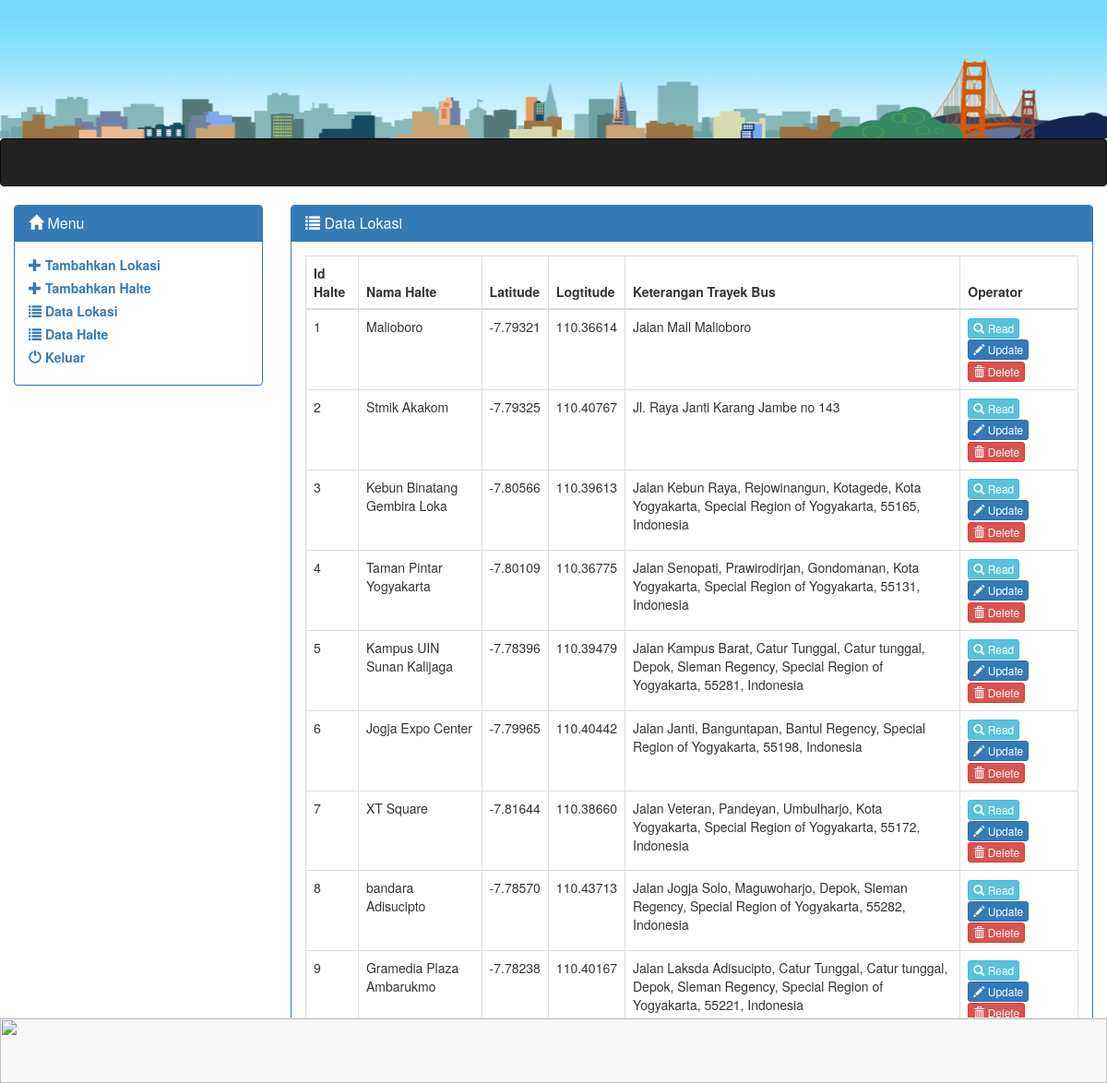
The page /admin/data_lokasi.php on the database its author committed.
### tables this page shows
CREATE TABLE IF NOT EXISTS `data_lokasi` (
  `id_lokasi` int(100) NOT NULL,
  `nama_lokasi` varchar(50) NOT NULL,
  `latitude` varchar(20) NOT NULL,
  `logtitude` varchar(20) NOT NULL,
  `keterangan` varchar(200) NOT NULL
);

### admin/data_lokasi.php (the view, shortened to what this page needs)
<?php
	include 'koneksi.php';
 ?>
<!DOCTYPE html>
<html>
<head>
	<link rel="stylesheet" href="node_modules/bootstrap/css/bootstrap.min.css">
</head>
<body>
<img src="gambar/bener1.png"  style="width: 100%; height: 150px;" align="center">
<nav class="navbar navbar-inverse">
		<div class="container-fluid">
			<a class="navbar-brand"></a>
		</div>
	</nav>
<div class=" col-md-3">
	<div class="panel panel-primary">
		<div class="panel-heading">
			<h3 class="panel-title"><span class="glyphicon glyphicon-home" aria-hidden="true"></span> Menu</h3>
		</div>
		<div class="panel-body">
			<label><a href="Tambahkan_lokasi.php"> <span class="glyphicon glyphicon-plus" aria-hidden="true"></span> Tambahkan Lokasi</a></label>
			<br>
			<label><a href="Tambahkan_halte.php"><span class="glyphicon glyphicon-plus" aria-hidden="true"></span> Tambahkan Halte</a></label>
			<br>
			<label><a href="data_lokasi.php"><span class="glyphicon glyphicon-list" aria-hidden="true"></span> Data Lokasi</a></label>
			<br>
			<label><a href="data_halte.php"><span class="glyphicon glyphicon-list" aria-hidden="true"></span> Data Halte</a></label>
			<br>
			<label><a href="admin.php"><span class="glyphicon glyphicon-off" aria-hidden="true"></span> Keluar</a></label>
		</div>
	</div>
</div>
<div class="col-md-9">
	<div class="panel panel-primary">
		<div class="panel-heading">
			<h3 class="panel-title"><span class="glyphicon glyphicon-list" aria-hidden="true"></span> Data Lokasi</h3>
		</div>
		<div class="panel-body">
			<table class="table table-bordered table-hover">
				<thead>
					<tr>
						<th>Id Halte</th>
						<th>Nama Halte</th>
						<th>Latitude</th>
						<th>Logtitude</th>
						<th>Keterangan Trayek Bus</th>
						<th>Operator</th>
					</tr>
				</thead>
				<tbody>
					<?php
					$query = "SELECT * FROM data_lokasi";
					$result = mysqli_query($con, $query);
					while($row=mysqli_fetch_array($result)){
						echo '<tr>';
						echo '<td>'. $row['id_lokasi'] . '</td>';
						echo '<td>'. $row['nama_lokasi'] . '</td>';
						echo '<td>'. $row['latitude'] . '</td>';
						echo '<td>'. $row['logtitude'] .'</td>';
						echo '<td>'. $row['keterangan'] . '</td>';
						echo '<td><a class="btn btn-xs btn-info" href="tampil.php?id_lokasi='. $row['id_lokasi'] . '"> <span class="glyphicon glyphicon-search" aria-hidden="true"></span> Read</a>
								   <a class="btn btn-xs btn-primary" href="edit_lokasi.php?id_lokasi='. $row['id_lokasi'] . '"><span class="glyphicon glyphicon-pencil" aria-hidden="true"></span> Update</a>
								   <a class="btn btn-xs btn-danger" href="hapus.php?id_lokasi='. $row['id_lokasi'] . '"><span class="glyphicon glyphicon-trash" aria-hidden="true"></span> Delete</a>
							  </td>';
						echo '</tr>';
					}
				?>
				</tbody>
        	</div>
		</div>
	</div>
<nav class="navbar navbar-default navbar-fixed-bottom" role="navigation">
		<img src="gambar/footer.png"  style="width: 100%; height: 70px;" >
</nav>
</body>
</html>

### rows shown on the page
data_lokasi: id_lokasi "1", nama_lokasi "Malioboro", latitude "-7.79321", logtitude "110.36614", keterangan "Jalan Mall Malioboro"
data_lokasi: id_lokasi "2", nama_lokasi "Stmik Akakom", latitude "-7.79325", logtitude "110.40767", keterangan "Jl. Raya Janti Karang Jambe no 143"
data_lokasi: id_lokasi "3", nama_lokasi "Kebun Binatang Gembira Loka", latitude "-7.80566", logtitude "110.39613", keterangan "Jalan Kebun Raya, Rejowinangun, Kotagede, Kota Yogyakarta, Special Region of Yogyakarta, 55165, Indonesia"
data_lokasi: id_lokasi "4", nama_lokasi "Taman Pintar Yogyakarta", latitude "-7.80109", logtitude "110.36775", keterangan "Jalan Senopati, Prawirodirjan, Gondomanan, Kota Yogyakarta, Special Region of Yogyakarta, 55131, Indonesia"
data_lokasi: id_lokasi "5", nama_lokasi "Kampus UIN Sunan Kalijaga", latitude "-7.78396", logtitude "110.39479", keterangan "Jalan Kampus Barat, Catur Tunggal, Catur tunggal, Depok, Sleman Regency, Special Region of Yogyakarta, 55281, Indonesia"
data_lokasi: id_lokasi "6", nama_lokasi "Jogja Expo Center", latitude "-7.79965", logtitude "110.40442", keterangan "Jalan Janti, Banguntapan, Bantul Regency, Special Region of Yogyakarta, 55198, Indonesia"
data_lokasi: id_lokasi "7", nama_lokasi "XT Square", latitude "-7.81644", logtitude "110.38660", keterangan "Jalan Veteran, Pandeyan, Umbulharjo, Kota Yogyakarta, Special Region of Yogyakarta, 55172, Indonesia"
data_lokasi: id_lokasi "8", nama_lokasi "bandara Adisucipto", latitude "-7.78570", logtitude "110.43713", keterangan "Jalan Jogja Solo, Maguwoharjo, Depok, Sleman Regency, Special Region of Yogyakarta, 55282, Indonesia"
data_lokasi: id_lokasi "9", nama_lokasi "Gramedia Plaza Ambarukmo", latitude "-7.78238", logtitude "110.40167", keterangan "Jalan Laksda Adisucipto, Catur Tunggal, Catur tunggal, Depok, Sleman Regency, Special Region of Yogyakarta, 55221, Indonesia"
